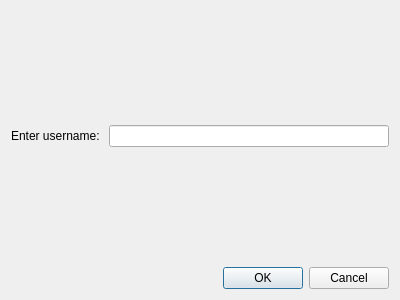
<?xml version="1.0" encoding="UTF-8"?>
<ui version="4.0">
 <class>LoginScreen</class>
 <widget class="QDialog" name="LoginScreen">
  <property name="geometry">
   <rect>
    <x>0</x>
    <y>0</y>
    <width>400</width>
    <height>300</height>
   </rect>
  </property>
  <property name="windowTitle">
   <string>Dialog</string>
  </property>
  <layout class="QFormLayout" name="formLayout">
   <item row="1" column="0">
    <widget class="QLabel" name="label">
     <property name="text">
      <string>Enter username: </string>
     </property>
    </widget>
   </item>
   <item row="1" column="1">
    <widget class="QLineEdit" name="le_username"/>
   </item>
   <item row="3" column="1">
    <widget class="QDialogButtonBox" name="buttonBox">
     <property name="orientation">
      <enum>Qt::Horizontal</enum>
     </property>
     <property name="standardButtons">
      <set>QDialogButtonBox::Cancel|QDialogButtonBox::Ok</set>
     </property>
    </widget>
   </item>
   <item row="2" column="1">
    <spacer name="verticalSpacer">
     <property name="orientation">
      <enum>Qt::Vertical</enum>
     </property>
     <property name="sizeType">
      <enum>QSizePolicy::Expanding</enum>
     </property>
     <property name="sizeHint" stdset="0">
      <size>
       <width>20</width>
       <height>40</height>
      </size>
     </property>
    </spacer>
   </item>
   <item row="0" column="1">
    <spacer name="verticalSpacer_2">
     <property name="orientation">
      <enum>Qt::Vertical</enum>
     </property>
     <property name="sizeHint" stdset="0">
      <size>
       <width>20</width>
       <height>40</height>
      </size>
     </property>
    </spacer>
   </item>
  </layout>
 </widget>
 <resources/>
 <connections>
  <connection>
   <sender>buttonBox</sender>
   <signal>accepted()</signal>
   <receiver>LoginScreen</receiver>
   <slot>accept()</slot>
   <hints>
    <hint type="sourcelabel">
     <x>248</x>
     <y>254</y>
    </hint>
    <hint type="destinationlabel">
     <x>157</x>
     <y>274</y>
    </hint>
   </hints>
  </connection>
  <connection>
   <sender>buttonBox</sender>
   <signal>rejected()</signal>
   <receiver>LoginScreen</receiver>
   <slot>reject()</slot>
   <hints>
    <hint type="sourcelabel">
     <x>316</x>
     <y>260</y>
    </hint>
    <hint type="destinationlabel">
     <x>286</x>
     <y>274</y>
    </hint>
   </hints>
  </connection>
 </connections>
</ui>
